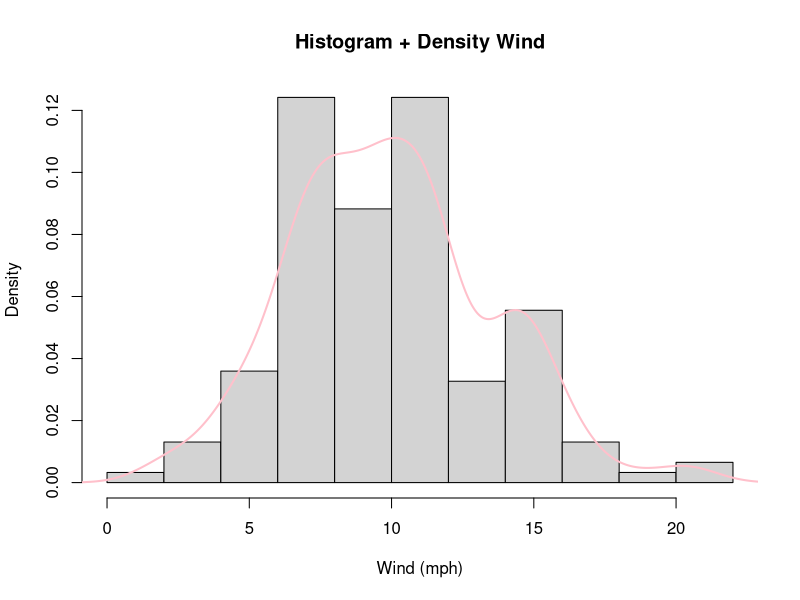
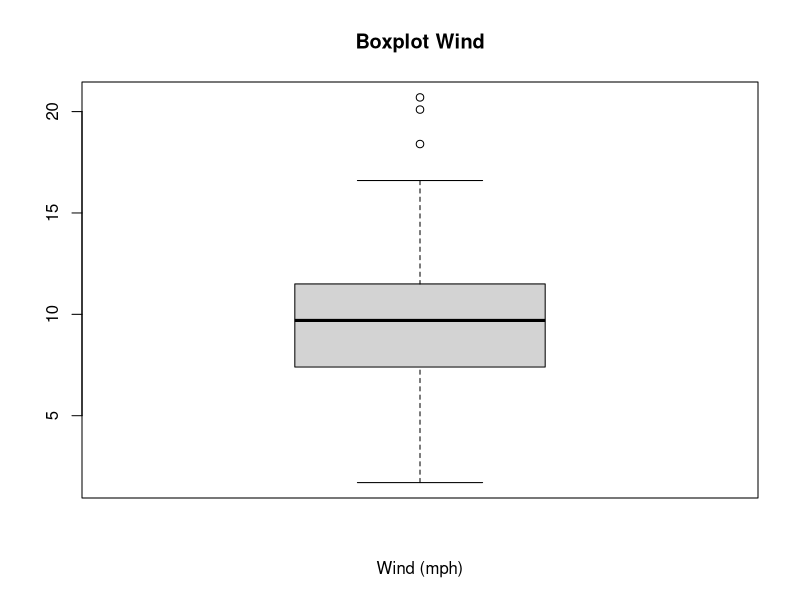
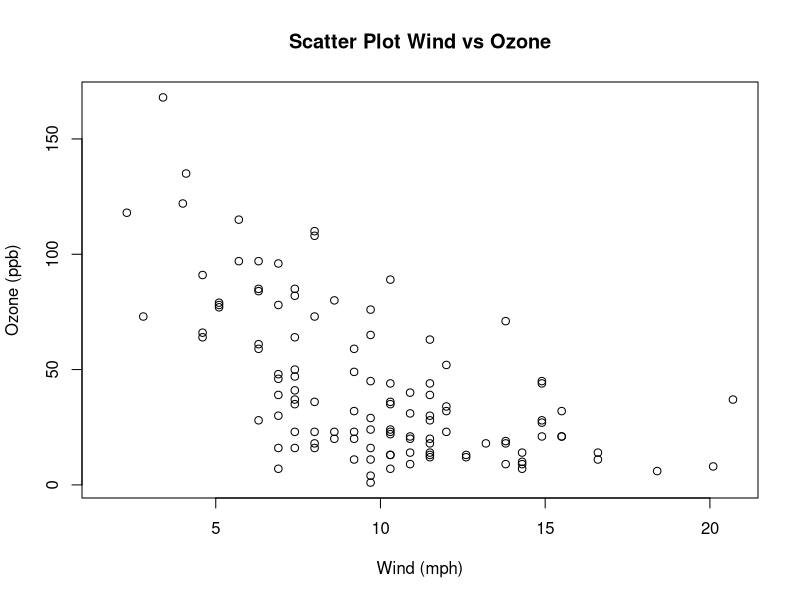

Reproduce these figures in R, in order.
# 1. Membuka Data Airquality
data(airquality)

#Menampilkan Struktur Data
str(airquality)


# 2. Membuat Histogram Variabel Wind beserta Density
#Estimasi kepadatan
dens <- density(airquality$Wind, na.rm = TRUE)

#Histogram + Density
hist(airquality$Wind,
     probability = TRUE,
     xlab = "Wind (mph)",
     main = "Histogram + Density Wind")

#Garis kepadatan
lines(dens, col = "pink", lwd = 2)


# 3. Membuat Boxplot dan Stem and Leaf
#Boxplot
boxplot(airquality$Wind,
        horiz = TRUE,
        main = "Boxplot Wind",
        xlab = "Wind (mph)")

#Stem and Leaf
stem(airquality$Wind)


# 4. Membuat Scatter Plot
plot(airquality$Wind, airquality$Ozone,
     xlab = "Wind (mph)",
     ylab = "Ozone (ppb)",
     main = "Scatter Plot Wind vs Ozone")
